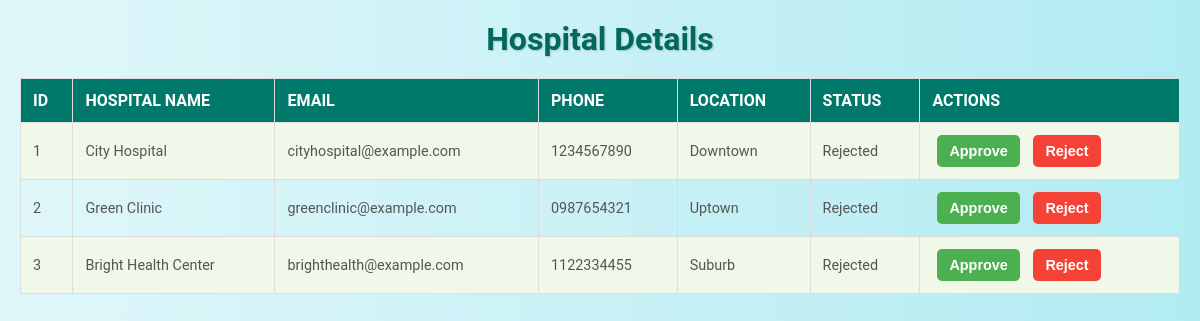
The app's page /Admin/admin_hospital_details.php with its own data.
### tables this page shows
CREATE TABLE `hospital_user` (
  `id` int(11) NOT NULL,
  `hospital_name` varchar(255) NOT NULL,
  `email` varchar(255) NOT NULL,
  `phone` varchar(20) NOT NULL,
  `location` varchar(255) NOT NULL,
  `status` enum('Pending','Approved','Rejected') DEFAULT 'Pending',
  `created_at` timestamp NOT NULL DEFAULT current_timestamp()
);

### Admin/admin_hospital_details.php (the view, shortened to what this page needs)
<?php
require('/xampp/htdocs/E-Project/db.php');
$sql = "SELECT * FROM hospital_user";
$result = $conn->query($sql);
?>
<!DOCTYPE html>
<html lang="en">
<head>
    <link rel="stylesheet" href="CSS/hospital_detail.css">
</head>
<body>
    <h1>Hospital Details</h1>
    <table>
        <tr>
            <th>ID</th>
            <th>Hospital Name</th>
            <th>Email</th>
            <th>Phone</th>
            <th>Location</th>
            <th>Status</th>
            <th>Actions</th>
        </tr>
        <?php
        if ($result->num_rows > 0) {
            while ($row = $result->fetch_assoc()) {
                echo "<tr>";
                echo "<td>" . $row['id'] . "</td>";
                echo "<td>" . $row['hospital_name'] . "</td>";
                echo "<td>" . $row['email'] . "</td>";
                echo "<td>" . $row['phone'] . "</td>";
                echo "<td>" . $row['location'] . "</td>";
                echo "<td>" . $row['status'] . "</td>";
                echo "<td>
                    <form method='POST' style='display:inline-block;'>
                        <input type='hidden' name='hospital_id' value='" . $row['id'] . "'>
                        <button type='submit' name='status' value='Approved'>Approve</button>
                        <button type='submit' name='status' value='Rejected'>Reject</button>
                    </form>
                </td>";
                echo "</tr>";
            }
        } else {
            echo "<tr><td colspan='7'>No hospitals found.</td></tr>";
        }
        ?>
    </table>
</body>
</html>

### Admin/CSS/hospital_detail.css (style rules this page uses)
* { margin: 0; padding: 0; box-sizing: border-box; }
body { font-family: 'Roboto', Arial, sans-serif; background: linear-gradient(to right, #e0f7fa, #b2ebf2); color: #333; margin: 0; padding: 20px; }
h1 { text-align: center; font-size: 2rem; color: #00695c; margin-bottom: 20px; text-shadow: 1px 1px 2px rgba(0, 0, 0, 0.2); }
table { width: 100%; border-collapse: collapse; margin-top: 20px; font-size: 1rem; }
table th, table td { padding: 12px; text-align: left; border: 1px solid #ddd; }
table th { background-color: #00796b; color: #fff; text-transform: uppercase; }
table tr:nth-child(even) { background-color: #f1f8e9; }
table td { font-size: 0.9rem; color: #555; }
button { padding: 8px 12px; margin: 0 5px; font-size: 0.9rem; font-weight: bold; color: white; border: none; border-radius: 5px; cursor: pointer; transition: all 0.3s ease; }
button[name="status"][value="Approved"] { background-color: #4caf50; }
button[name="status"][value="Rejected"] { background-color: #f44336; }

### records on screen
hospital_user: id "1", hospital_name "City Hospital", email "cityhospital@example.com", phone "1234567890", location "Downtown", status "Rejected"
hospital_user: id "2", hospital_name "Green Clinic", email "greenclinic@example.com", phone "0987654321", location "Uptown", status "Rejected"
hospital_user: id "3", hospital_name "Bright Health Center", email "brighthealth@example.com", phone "1122334455", location "Suburb", status "Rejected"
